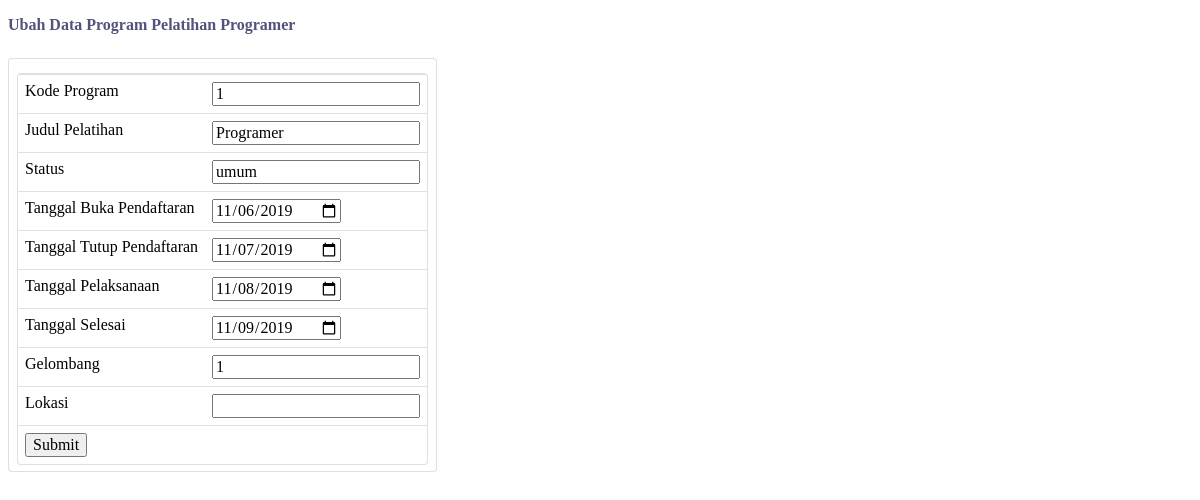
Page /form_ubah_program.php?kode=1 on the committed database.
### tables this page shows
CREATE TABLE `d_pelatihan` (
  `kd_pelatihan` varchar(12) NOT NULL,
  `judul_pelatihan` varchar(50) NOT NULL,
  `sts` varchar(5) NOT NULL,
  `tgl_buka` date NOT NULL,
  `tgl_tutup` date NOT NULL,
  `tgl_pelaksanaan` date NOT NULL,
  `tgl_selesai` date NOT NULL,
  `gelombang` int(15) NOT NULL,
  `id_soal` int(15) NOT NULL,
  `waktu_pengerjaan` int(15) NOT NULL
);

### form_ubah_program.php (called while the page is built)
<?php
require_once "ClassMain.php";
$main = new Main;
$main->FormUbahProgram();
?>

### ClassAkses.php (called while the page is built, shortened)
<?php
class Akses
{
	function __construct()
	{
		$this->username = 'root';
		$this->password = '';
		$this->host = 'localhost';
		$this->namaDB = 'bptik';
		$this->link = mysqli_connect("$this->host", "$this->username", "$this->password", "$this->namaDB");
	}
}
?>

### ClassMain.php (the view, shortened to what this page needs)
<!DOCTYPE html>
<html>
<head>
</head>
<body>
	<?php
		class Main{
			function FormUbahProgram(){
				$this->koneksi = new Akses();
				$this->kd_pelatihan=$_GET['kode'];
				$ambildata = mysqli_query($this->koneksi->link,"select * from d_pelatihan where kd_pelatihan = '".$this->kd_pelatihan."'");
				$data=mysqli_fetch_array($ambildata);
				echo "
			<body>
			<link rel=stylesheet type=text/css href=isi.css >
			<main id='content' class='pad'>
				<header class='title-content'>";
				echo '
					<h3 class="text-uppercas"e>Ubah Data Program Pelatihan '.$data['judul_pelatihan'].' </h3>
				</header>';
				echo "
				<div id='datatable' class='datatable card p' style='display: inline-flex;'>
					<table class='table no-footer' >
							<thead >
								<form name='form' method='POST' action='simpan_ubah_program.php'>
								<tr >";
								echo '	<td>Kode Program </td><td><input type="text" name="kd_pelatihan" value ="'.$data['kd_pelatihan'].'" ></td>';
							echo '	</tr>
								<tr >
									<td>Judul Pelatihan </td><td><input type="text" name="judul_pelatihan" value ="'.$data['judul_pelatihan'].'"></td>
								</tr>
								<tr >
									<td>Status </td><td><input type=text name=sts value ="'.$data['sts'].'"></td>
								</tr>
								<tr >
									<td>Tanggal Buka Pendaftaran </td><td><input type=date name=tgl_buka value ="'.$data['tgl_buka'].'"></td>
								</tr>
								<tr >
									<td>Tanggal Tutup Pendaftaran </td><td><input type=date name=tgl_tutup value ="'.$data['tgl_tutup'].'"></td>
								</tr>
								<tr >
									<td>Tanggal Pelaksanaan </td><td><input type=date name=tgl_pelaksanaan value ="'.$data['tgl_pelaksanaan'].'"></td>
								</tr>
								<tr >
									<td>Tanggal Selesai </td><td><input type=date name=tgl_selesai value ="'.$data['tgl_selesai'].'"></td>
								</tr>
								<tr >
									<td>Gelombang </td><td><input type=text name=gelombang value ="'.$data['gelombang'].'"></td>
								</tr>
								<tr >
									<td>Lokasi </td><td><input type=text name=lokasi value ="'.$data['lokasi'].'"></td>
								</tr>
								<tr>
									<td><input type=submit name= value=Simpan></td><td></td>
								</tr>
								</form>
							<tbody>
							</tbody>
					</table>
				</div>
			</main>
		</body>
		';
			}
		}
	 ?>
</body>
</html>

### isi.css (style rules this page uses)
.pad { padding-right: .5rem!important; padding-bottom: 0!important; display: block; }
.title-content { width: 100%; position: relative; }
.card { border: 1px solid rgba(132, 128, 128, 0.125); position: relative; display: -ms-flexbox; display: flex; -ms-flex-direction: column; flex-direction: column; min-width: 0; word-wrap: break-word; background-color: #fff; background-clip: border-box; border: 1px solid rgba(0,0,0,.125); border-radius: .25rem; }
.p { padding-left: .5rem!important; padding-right: .5rem!important; padding-top: .5rem!important; padding-bottom: 0!important; margin-top: .5rem!important; }
form { display: block; margin-top: 0em; }
input { margin: 0; font-family: inherit; font-size: inherit; line-height: inherit; overflow: visible; }
table { border-collapse: collapse; }
.table { width: 100%; margin-bottom: 1rem; background-color: transparent; clear: both; margin-top: 6px !important; margin-bottom: 6px !important; max-width: none !important; border-collapse: separate !important; border-spacing: 0; display: table; border-color: grey; background-color: #fff; background-clip: border-box; border: 1px solid rgba(0,0,0,.125); border-radius: .25rem; }
tr { display: table-row; vertical-align: inherit; border-color: inherit; }
.table td { padding : 7px; vertical-align: top; border-top: 1px solid #dee2e6; }
td, th { display: table-cell; vertical-align: inherit; }

### rows in the picture
d_pelatihan: judul_pelatihan "Programer", kd_pelatihan "1", sts "umum", tgl_buka "11/06/2019", tgl_tutup "11/07/2019", tgl_pelaksanaan "11/08/2019", tgl_selesai "11/09/2019", gelombang "1"
